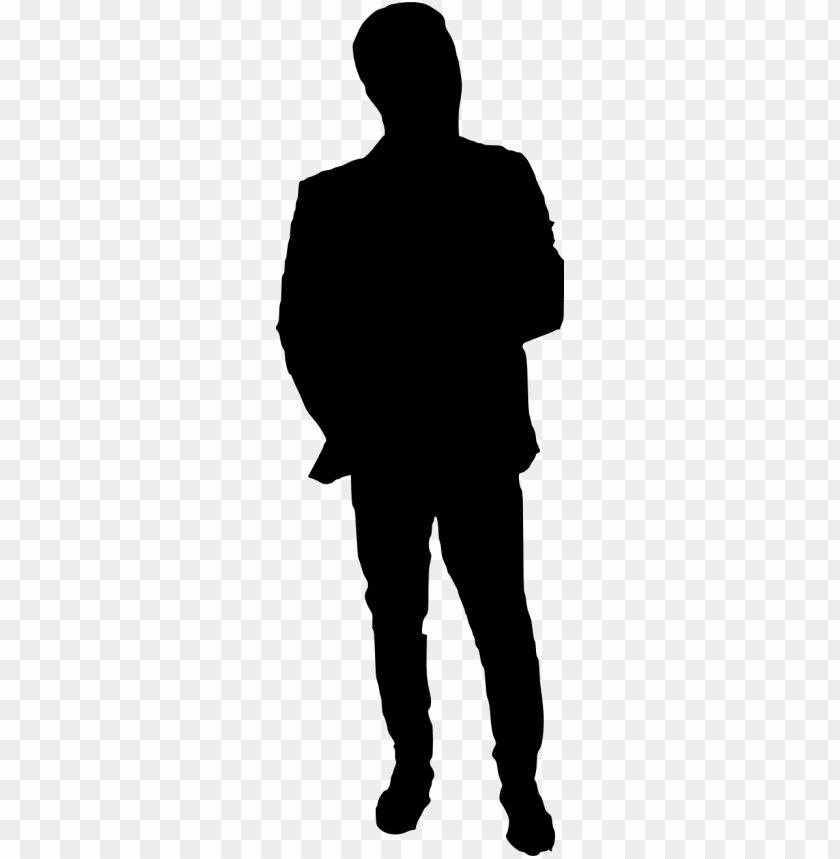
#> input picture inputs/view2.png, 840 x 859 px
$ python -i image_io.py   (imports and definitions only)
#> lines starting #> are read from the running program, lines starting #| are printed output that depends on the picture; after the words box and inside, x2 and y2 are one past the last pixel; in counts of white or black regions, pixels touching at a corner belong together
from PIL import Image
import numpy as np
import os
from scipy.ndimage import binary_closing, binary_opening, binary_dilation

def load_binary_image(
    path: str,
    size=(128, 128),
    threshold=128,
    invert=False,
    do_cleanup=True,
    close_iters=0,
    open_iters=0,
    dilate_iters=0,
    fill_holes=False,
):
    # image to binary conversion - dark pixels are True
#> called with path = '../inputs/view2.png', size = (128, 128), threshold = 128, invert = False, do_cleanup = True, close_iters = 0, open_iters = 0, dilate_iters = 0
    img = Image.open(path).convert("RGBA").resize(size)
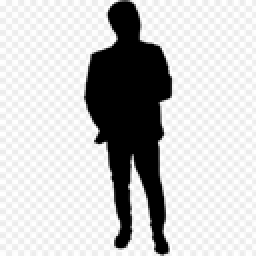
#> img: PIL image 128x128 RGBA (shown 2 times larger); mean R, G, B, A 199.6, 199.6, 199.6, 255

    white = Image.new("RGBA", img.size, (255, 255, 255, 255))
#> white: PIL image 128x128 RGBA; every value is 255
    img = Image.alpha_composite(white, img).convert("L")
#> img: PIL image 128x128 L

    arr = np.array(img)
    mask = arr < threshold
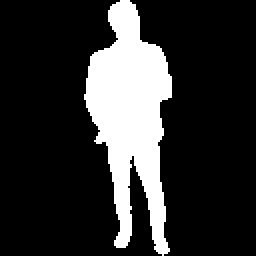
#> mask: shape (128, 128) bool (shown 2 times larger); 18.8% white; 1 white region, box (x1, y1, x2, y2) and area: (42, 0, 86, 128) 3086

    if invert:
        mask = ~mask

    if do_cleanup:
        if close_iters > 0:
            for _ in range(close_iters):
                mask = binary_closing(mask, structure=np.ones((3, 3), dtype=bool))
        if open_iters > 0:
            for _ in range(open_iters):
                mask = binary_opening(mask, structure=np.ones((3, 3), dtype=bool))
        if dilate_iters > 0:
            for _ in range(dilate_iters):
                mask = binary_dilation(mask, structure=np.ones((3, 3), dtype=bool))

    return mask.astype(bool)

def save_mask(mask, path):
    os.makedirs(os.path.dirname(path), exist_ok=True)
    img = Image.fromarray((mask.astype(np.uint8) * 255))
    img.save(path)

>>> result = load_binary_image('../inputs/view2.png')

$ run again, on inputs/view3.png
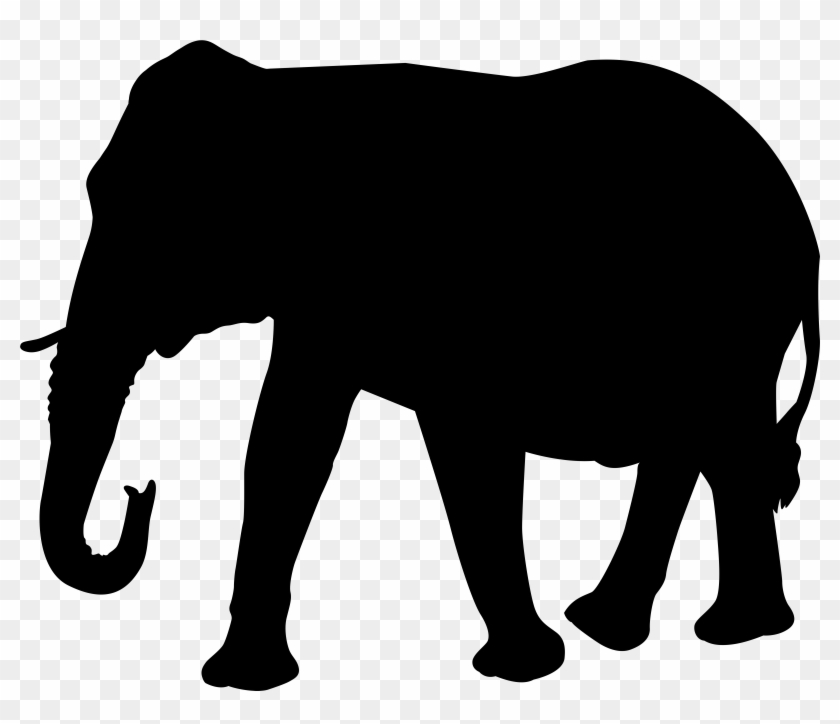
#> input picture inputs/view3.png, 840 x 724 px
#> in load_binary_image, `img = Image.open(path).convert("RGBA").resize(size)`:
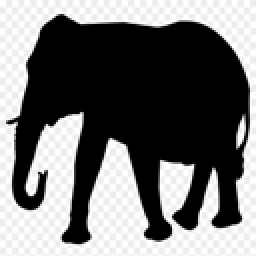
#> img: PIL image 128x128 RGBA (shown 2 times larger); mean R, G, B, A 114.5, 114.5, 114.5, 255
#> white: PIL image 128x128 RGBA; every value is 255
#> in load_binary_image, `mask = arr < threshold`:
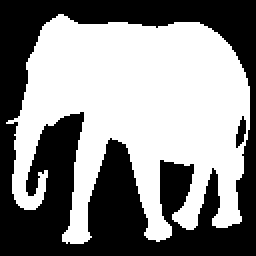
#> mask: shape (128, 128) bool (shown 2 times larger); 53.6% white; 2 black regions, box (x1, y1, x2, y2) and area: (0, 0, 128, 128) 7560, (118, 58, 123, 74) 49
